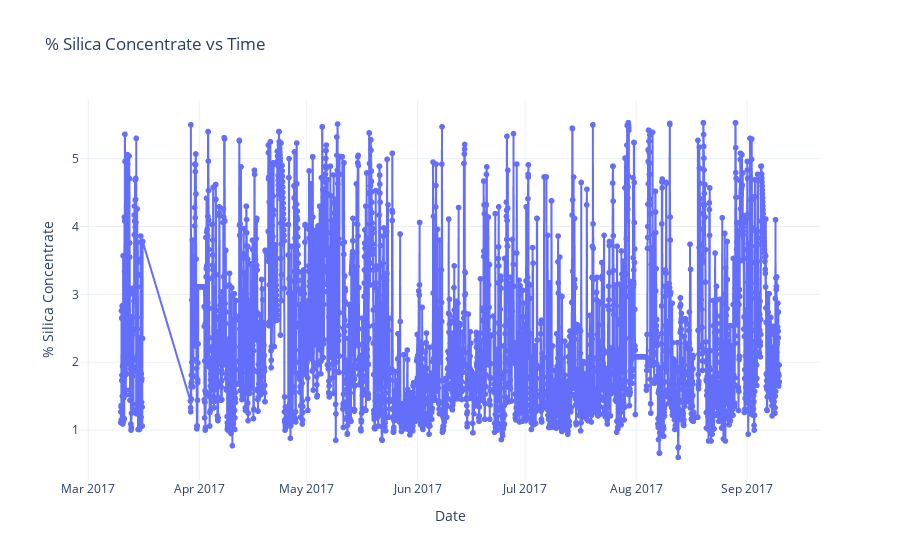

The notebook cell saved with this chart:
### Code cell
#Plot target vs time
df['date'] = pd.to_datetime(df['date'], format='%d/%m/%Y %H:%M')

# Create the plot
fig = px.line(df, x='date', y='% Silica Concentrate', title='% Silica Concentrate vs Time', markers=True)


# Customize the layout (optional)
fig.update_layout(
    xaxis_title='Date',
    yaxis_title='% Silica Concentrate',
    template='plotly_white',  # Use a clean template
    hovermode='x unified'  # Show hover information for all points on the x-axis
)

# Show the plot
fig.show()

### Figure 1 — Plotly figure (JSON) as saved in the notebook; plotly's stock layout.template omitted (floating-point values rounded to 4 significant figures; data arrays with more than 128 entries replaced by an {"elided": "..."} marker saying what was removed)
{"data": [{"hovertemplate": "date=%{x}<br>% Silica Concentrate=%{y}<extra></extra>", "legendgroup": "", "line": {"color": "#636efa", "dash": "solid"}, "marker": {"symbol": "circle"}, "mode": "lines+markers", "name": "", "showlegend": false, "type": "scattergl", "x": {"elided": "3925 str values"}, "xaxis": "x", "y": {"elided": "3925 float values"}, "yaxis": "y"}], "layout": {"hovermode": "x unified", "legend": {"tracegroupgap": 0}, "title": {"text": "% Silica Concentrate vs Time"}, "xaxis": {"anchor": "y", "domain": [0, 1], "title": {"text": "Date"}}, "yaxis": {"anchor": "x", "domain": [0, 1], "title": {"text": "% Silica Concentrate"}}}}
